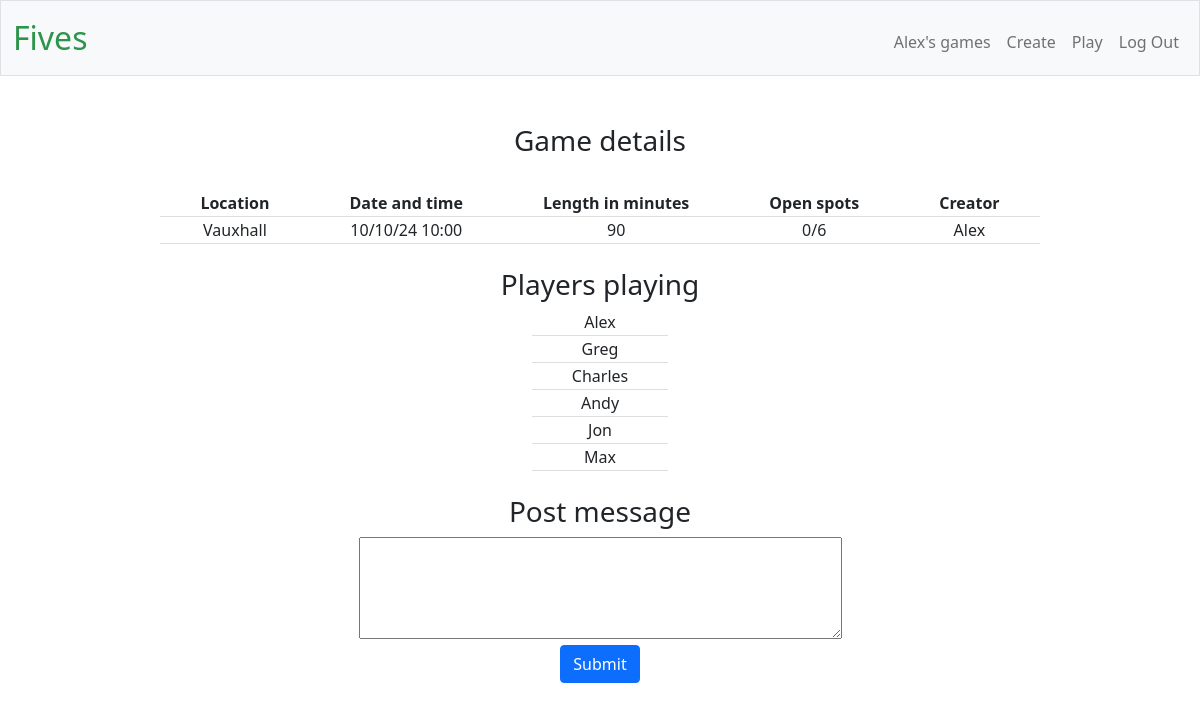
The app's page /view_game/15 (signed in) with its own data.
### tables this page shows
CREATE TABLE games (id INTEGER PRIMARY KEY AUTOINCREMENT, location TEXT, 
datetime TEXT, length_in_mins INTEGER, number_of_players INTEGER, creator TEXT NOT NULL, open_spots INTEGER);

CREATE TABLE users (id INTEGER PRIMARY KEY AUTOINCREMENT, username TEXT NOT NULL, 
password TEXT NOT NULL, firstname TEXT NOT NULL, surname TEXT NOT NULL);

### app.py (the view, shortened to what this page needs)
@app.route("/view_game/<int:game_id>", methods=["GET", "POST"])
def view_game(game_id:int):
    if request.method=="GET":
        conn = sqlite3.connect('players.db')
        cursor = conn.cursor()
        game = cursor.execute("SELECT location, datetime, length_in_mins, number_of_players, creator, open_spots, id FROM games WHERE id = ? ORDER BY games.datetime", (game_id, ))
        game_info = []
        for g in game:
            for x in g:
                game_info.append(x)
        line_up_list = []
        line_up_iterator = cursor.execute("SELECT playing_in.*, users.username FROM playing_in JOIN users ON users.id=playing_in.player_id WHERE game_id = ?", (game_id, ));
        for l in line_up_iterator:
            line_up_list.append(l[2])
        message_iterator = cursor.execute("SELECT date, author, content FROM messages WHERE game_id = ? ORDER BY date", (game_id, ))
        message_list = []
        for m in message_iterator:
            message_list.append(m)
        conn.close()
        return render_template("/view_game.html", game_info=game_info,line_up_list=line_up_list, message_list=message_list)

### app.py (called while the page is built)
@app.after_request
def after_request(response):
    response.headers["Cache-Control"] = "no-cache, no-store, must-revalidate"
    response.headers["Expires"] = 0
    response.headers["Pragma"] = "no-cache"
    return response

### templates/view_game.html (shortened to what this page needs)
{% extends "layout.html" %}
{% block main %}
<h3>Game details</h3>
<br>
<table class="tabs">
    <thead>
        <tr class="tabsrow">
            <th class ="tabshd">Location</th>
            <th class ="tabshd">Date and time</th>
            <th class ="tabshd">Length in minutes</th>
            <th class ="tabshd">Open spots</th>
            <th class ="tabshd">Creator</th>
        </tr>
    </thead>
    <tbody>
        <tr class="tabsrow">
            <td class ="tabshd">{{game_info[0]}}</td>
            <td class ="tabshd">{{game_info[1][8:10]}}/{{game_info[1][5:7]}}/{{game_info[1][2:4]}} {{game_info[1][11:16]}}</td>
            <td class ="tabshd">{{game_info[2]}}</td>
            <td class ="tabshd">{{game_info[5]}}/{{game_info[3]}}</td>
            <td class ="tabshd">{{game_info[4]}}</td>
        </tr>
    </tbody>
</table>
<br>
<h3>Players playing</h3>
<table class="tabs">
    <tbody>
        {% for l in line_up_list %}
        <tr class="tabsrow">
            <td class="tabshd">{{l}}</td>
        </tr>
        {% endfor %}
    </tbody>
</table>
<br>
<h3>Post message</h3>
<form action="/view_game/{{game_info[6]}}" method="post">
    <textarea id="message" name="message" rows="4" cols="50"></textarea>
    <br>
    <button class="btn btn-primary" type="submit">Submit</button>
</form>
{% endblock %}

### static/styles.css (style rules this page uses)
.tabs { border-bottom: 1px solid #ddd; margin: 0 auto; }
.tabsrow { border-bottom: 1px solid #ddd; }
.tabshd { padding-left: 40px; padding-right: 40px; }

### records on screen
games: location "Vauxhall", datetime "10", datetime "24", datetime "10:00", length_in_mins "90", open_spots "0", number_of_players "6", creator "Alex"
users: username "Alex"
users: username "Greg"
users: username "Charles"
users: username "Andy"
users: username "Jon"
users: username "Max"

### other values on screen
{{ session["username"] }} "Alex"
